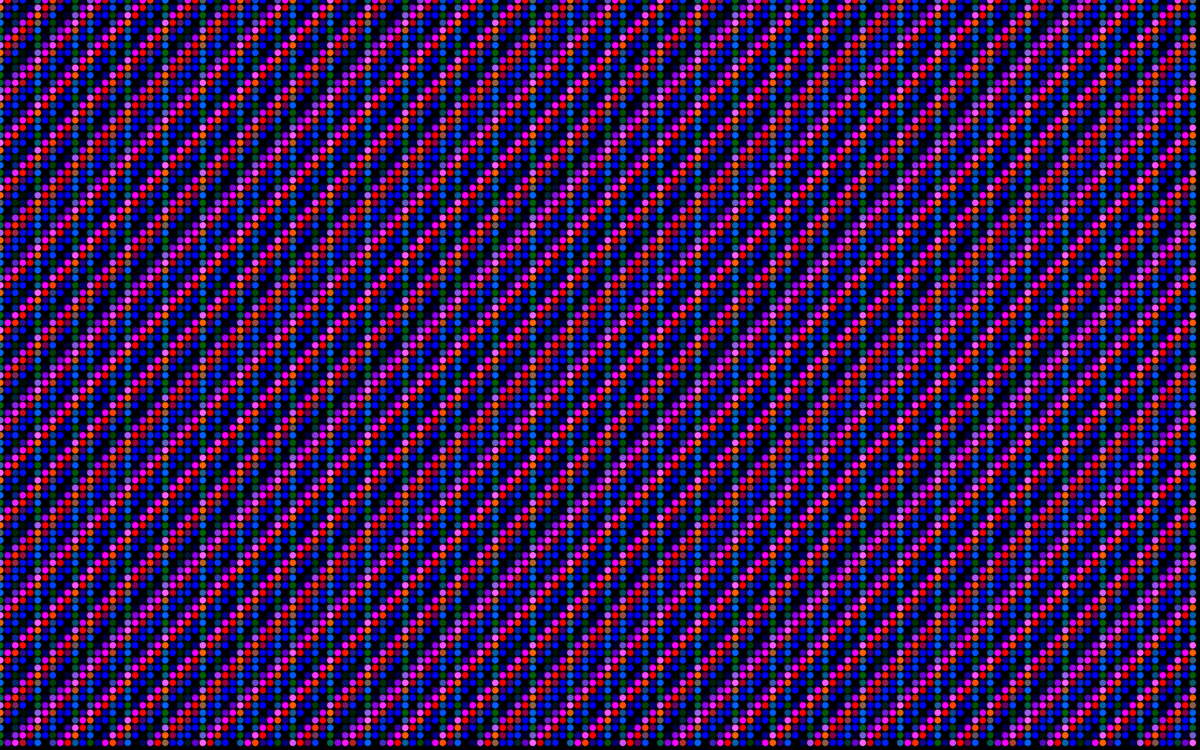
Frame 1 (no input)
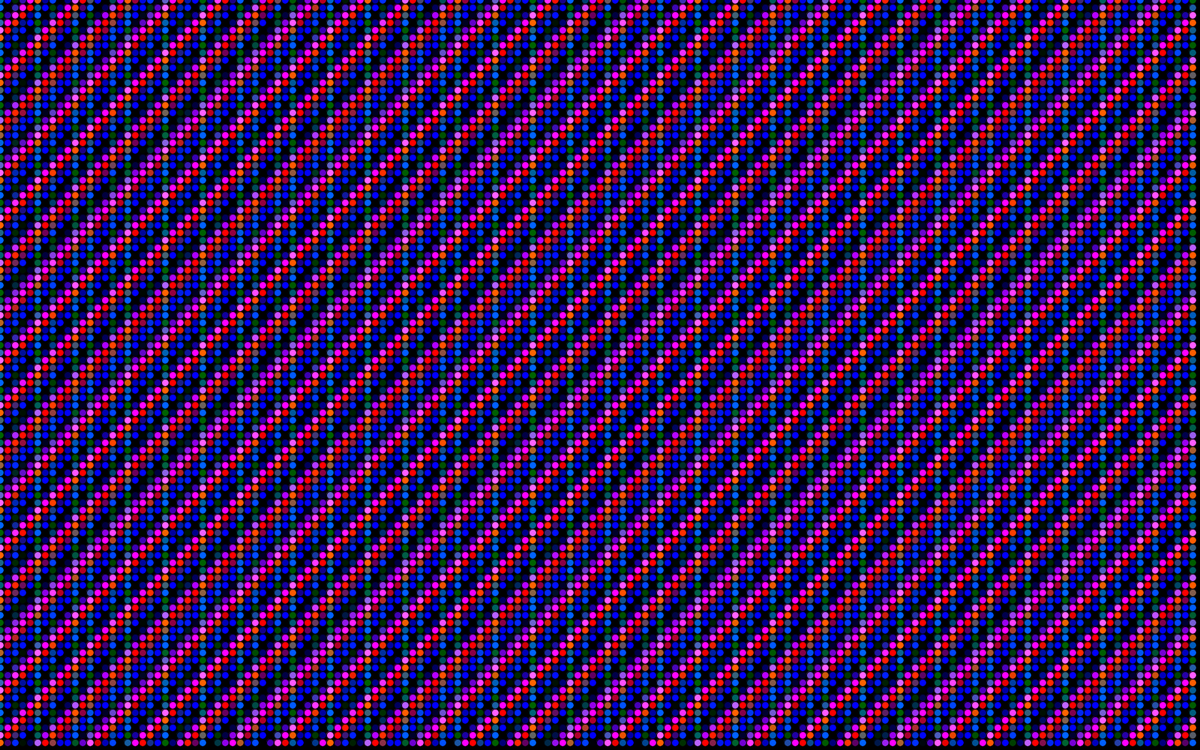
Frame 60 (the mouse pressed at the canvas centre just before this capture)
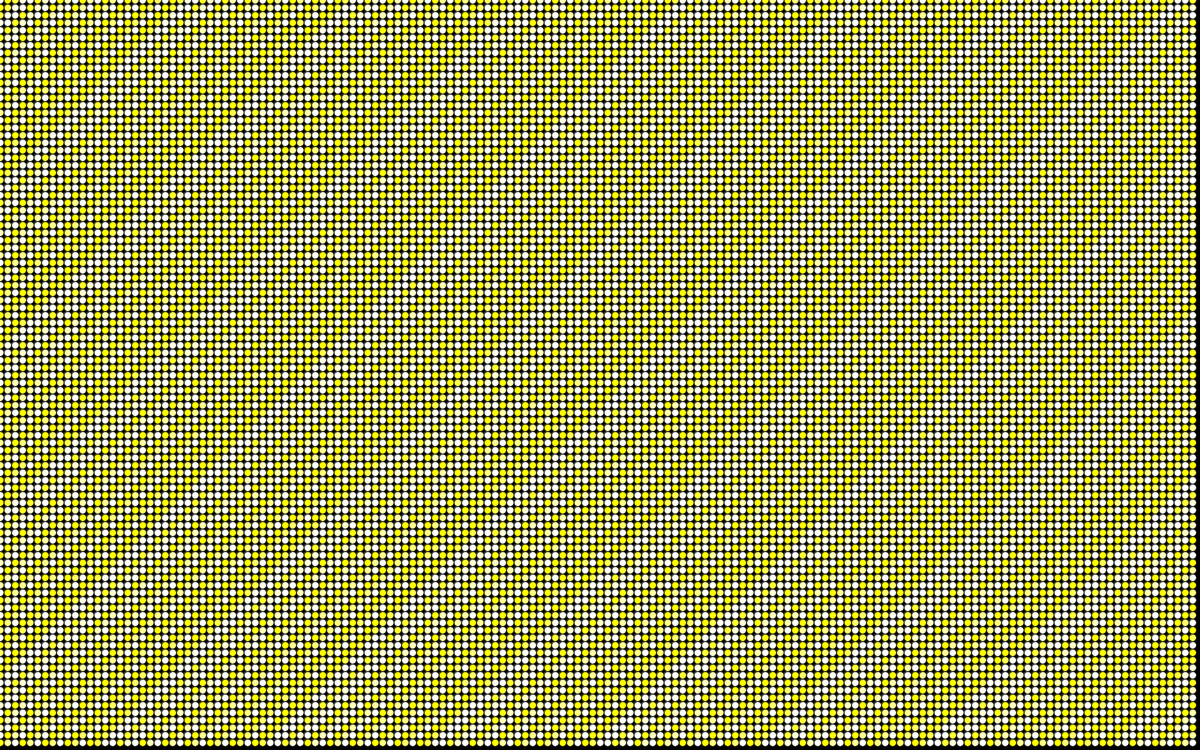
Frame 120 (the mouse held since frame 60 and released just before this capture)

The Processing sketch that drew these frames (run headless with seeded random() and noise(); from frame 60 on, the mouse is pressed at the canvas centre):

// Processing sketch: processing_79159
// ── processing_79159.pde

// 2D Array of objects
Cell[][] grid;

// Number of columns and rows in the grid
int cols = 160;
int rows = 100;

void setup() {
  size(1600,1000);
  background (0);
  grid = new Cell[cols][rows];
  for (int i = 0; i < cols; i++) {
    for (int j = 0; j < rows; j++) {
      // Initialize each object
      grid[i][j] = new Cell(i*10,j*10,10,10,i+j);
    }
  }
}

void draw() {
  background(0);
  // The counter variables i and j are also the column and row numbers and 
  // are used as arguments to the constructor for each object in the grid.  
  for (int i = 0; i < cols; i++) {
    for (int j = 0; j < rows; j++) {
      // Oscillate and display each object
      grid[i][j].oscillate();
      grid[i][j].display();
    }
  }
}

// A Cell object
class Cell {
  // A cell object knows about its location in the grid as well as its size with the variables x,y,w,h.
  float x,y;   // x,y location
  float w,h;   // width and height
  float angle; // angle for oscillating brightness

  // Cell Constructor
  Cell(float tempX, float tempY, float tempW, float tempH, float tempAngle) {
    x = tempX;
    y = tempY;
    w = tempW;
    h = tempH;
    angle = tempAngle;
  } 
  
  // Oscillation means increase angle
  void oscillate() {
    angle +=1; 
  }

  void display() {
    stroke(0);
    // Color calculated using sine wave    
    fill(mouseX+300*sin(angle),mouseY+100*cos(x),150+150*tan(angle));
    ellipse(x,y,w,h);
  }
}
